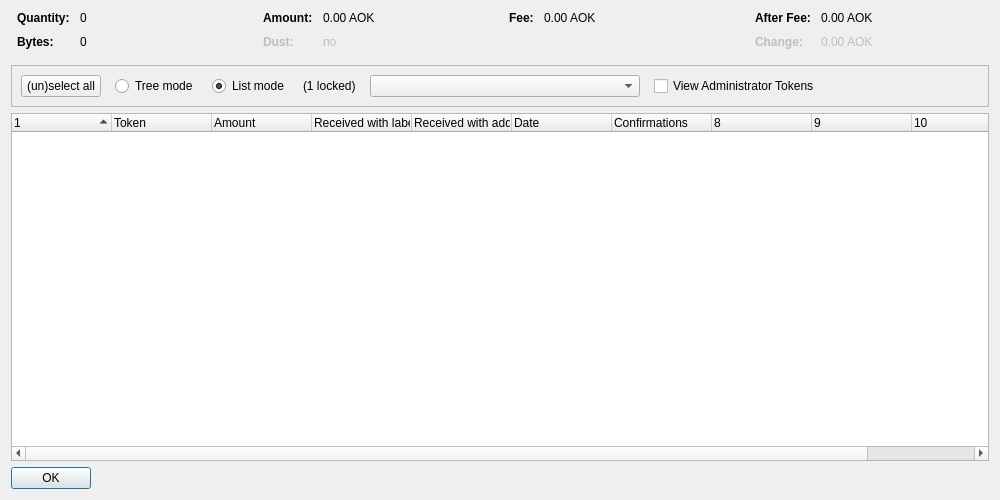
<?xml version="1.0" encoding="UTF-8"?>
<ui version="4.0">
 <class>TokenControlDialog</class>
 <widget class="QDialog" name="TokenControlDialog">
  <property name="geometry">
   <rect>
    <x>0</x>
    <y>0</y>
    <width>1000</width>
    <height>500</height>
   </rect>
  </property>
  <property name="windowTitle">
   <string>Token Selection</string>
  </property>
  <layout class="QVBoxLayout" name="verticalLayout">
   <item>
    <layout class="QHBoxLayout" name="horizontalLayoutTop" stretch="0,0,0,0">
     <property name="topMargin">
      <number>0</number>
     </property>
     <property name="bottomMargin">
      <number>10</number>
     </property>
     <item>
      <layout class="QFormLayout" name="formLayoutTokenControl1">
       <property name="horizontalSpacing">
        <number>10</number>
       </property>
       <property name="verticalSpacing">
        <number>10</number>
       </property>
       <property name="leftMargin">
        <number>6</number>
       </property>
       <property name="rightMargin">
        <number>6</number>
       </property>
       <item row="0" column="0">
        <widget class="QLabel" name="labelTokenControlQuantityText">
         <property name="font">
          <font>
           <weight>75</weight>
           <bold>true</bold>
          </font>
         </property>
         <property name="text">
          <string>Quantity:</string>
         </property>
        </widget>
       </item>
       <item row="0" column="1">
        <widget class="QLabel" name="labelTokenControlQuantity">
         <property name="cursor">
          <cursorShape>IBeamCursor</cursorShape>
         </property>
         <property name="contextMenuPolicy">
          <enum>Qt::ActionsContextMenu</enum>
         </property>
         <property name="text">
          <string notr="true">0</string>
         </property>
         <property name="textInteractionFlags">
          <set>Qt::LinksAccessibleByMouse|Qt::TextSelectableByKeyboard|Qt::TextSelectableByMouse</set>
         </property>
        </widget>
       </item>
       <item row="1" column="0">
        <widget class="QLabel" name="labelTokenControlBytesText">
         <property name="font">
          <font>
           <weight>75</weight>
           <bold>true</bold>
          </font>
         </property>
         <property name="text">
          <string>Bytes:</string>
         </property>
        </widget>
       </item>
       <item row="1" column="1">
        <widget class="QLabel" name="labelTokenControlBytes">
         <property name="cursor">
          <cursorShape>IBeamCursor</cursorShape>
         </property>
         <property name="contextMenuPolicy">
          <enum>Qt::ActionsContextMenu</enum>
         </property>
         <property name="text">
          <string notr="true">0</string>
         </property>
         <property name="textInteractionFlags">
          <set>Qt::LinksAccessibleByMouse|Qt::TextSelectableByKeyboard|Qt::TextSelectableByMouse</set>
         </property>
        </widget>
       </item>
      </layout>
     </item>
     <item>
      <layout class="QFormLayout" name="formLayoutTokenControl2">
       <property name="horizontalSpacing">
        <number>10</number>
       </property>
       <property name="verticalSpacing">
        <number>10</number>
       </property>
       <property name="leftMargin">
        <number>6</number>
       </property>
       <property name="rightMargin">
        <number>6</number>
       </property>
       <item row="0" column="0">
        <widget class="QLabel" name="labelTokenControlAmountText">
         <property name="font">
          <font>
           <weight>75</weight>
           <bold>true</bold>
          </font>
         </property>
         <property name="text">
          <string>Amount:</string>
         </property>
        </widget>
       </item>
       <item row="0" column="1">
        <widget class="QLabel" name="labelTokenControlAmount">
         <property name="cursor">
          <cursorShape>IBeamCursor</cursorShape>
         </property>
         <property name="contextMenuPolicy">
          <enum>Qt::ActionsContextMenu</enum>
         </property>
         <property name="text">
          <string notr="true">0.00 AOK</string>
         </property>
         <property name="textInteractionFlags">
          <set>Qt::LinksAccessibleByMouse|Qt::TextSelectableByKeyboard|Qt::TextSelectableByMouse</set>
         </property>
        </widget>
       </item>
       <item row="1" column="0">
        <widget class="QLabel" name="labelTokenControlLowOutputText">
         <property name="enabled">
          <bool>false</bool>
         </property>
         <property name="font">
          <font>
           <weight>75</weight>
           <bold>true</bold>
          </font>
         </property>
         <property name="text">
          <string>Dust:</string>
         </property>
        </widget>
       </item>
       <item row="1" column="1">
        <widget class="QLabel" name="labelTokenControlLowOutput">
         <property name="enabled">
          <bool>false</bool>
         </property>
         <property name="cursor">
          <cursorShape>IBeamCursor</cursorShape>
         </property>
         <property name="contextMenuPolicy">
          <enum>Qt::ActionsContextMenu</enum>
         </property>
         <property name="text">
          <string notr="true">no</string>
         </property>
         <property name="textInteractionFlags">
          <set>Qt::LinksAccessibleByMouse|Qt::TextSelectableByKeyboard|Qt::TextSelectableByMouse</set>
         </property>
        </widget>
       </item>
      </layout>
     </item>
     <item>
      <layout class="QFormLayout" name="formLayoutTokenControl3">
       <property name="horizontalSpacing">
        <number>10</number>
       </property>
       <property name="verticalSpacing">
        <number>10</number>
       </property>
       <property name="leftMargin">
        <number>6</number>
       </property>
       <property name="rightMargin">
        <number>6</number>
       </property>
       <item row="0" column="0">
        <widget class="QLabel" name="labelTokenControlFeeText">
         <property name="font">
          <font>
           <weight>75</weight>
           <bold>true</bold>
          </font>
         </property>
         <property name="text">
          <string>Fee:</string>
         </property>
        </widget>
       </item>
       <item row="0" column="1">
        <widget class="QLabel" name="labelTokenControlFee">
         <property name="cursor">
          <cursorShape>IBeamCursor</cursorShape>
         </property>
         <property name="contextMenuPolicy">
          <enum>Qt::ActionsContextMenu</enum>
         </property>
         <property name="text">
          <string notr="true">0.00 AOK</string>
         </property>
         <property name="textInteractionFlags">
          <set>Qt::LinksAccessibleByMouse|Qt::TextSelectableByKeyboard|Qt::TextSelectableByMouse</set>
         </property>
        </widget>
       </item>
      </layout>
     </item>
     <item>
      <layout class="QFormLayout" name="formLayoutTokenControl4">
       <property name="horizontalSpacing">
        <number>10</number>
       </property>
       <property name="verticalSpacing">
        <number>10</number>
       </property>
       <property name="leftMargin">
        <number>6</number>
       </property>
       <property name="rightMargin">
        <number>6</number>
       </property>
       <item row="0" column="0">
        <widget class="QLabel" name="labelTokenControlAfterFeeText">
         <property name="font">
          <font>
           <weight>75</weight>
           <bold>true</bold>
          </font>
         </property>
         <property name="text">
          <string>After Fee:</string>
         </property>
        </widget>
       </item>
       <item row="0" column="1">
        <widget class="QLabel" name="labelTokenControlAfterFee">
         <property name="cursor">
          <cursorShape>IBeamCursor</cursorShape>
         </property>
         <property name="contextMenuPolicy">
          <enum>Qt::ActionsContextMenu</enum>
         </property>
         <property name="text">
          <string notr="true">0.00 AOK</string>
         </property>
         <property name="textInteractionFlags">
          <set>Qt::LinksAccessibleByMouse|Qt::TextSelectableByKeyboard|Qt::TextSelectableByMouse</set>
         </property>
        </widget>
       </item>
       <item row="1" column="0">
        <widget class="QLabel" name="labelTokenControlChangeText">
         <property name="enabled">
          <bool>false</bool>
         </property>
         <property name="font">
          <font>
           <weight>75</weight>
           <bold>true</bold>
          </font>
         </property>
         <property name="text">
          <string>Change:</string>
         </property>
        </widget>
       </item>
       <item row="1" column="1">
        <widget class="QLabel" name="labelTokenControlChange">
         <property name="enabled">
          <bool>false</bool>
         </property>
         <property name="cursor">
          <cursorShape>IBeamCursor</cursorShape>
         </property>
         <property name="contextMenuPolicy">
          <enum>Qt::ActionsContextMenu</enum>
         </property>
         <property name="text">
          <string notr="true">0.00 AOK</string>
         </property>
         <property name="textInteractionFlags">
          <set>Qt::LinksAccessibleByMouse|Qt::TextSelectableByKeyboard|Qt::TextSelectableByMouse</set>
         </property>
        </widget>
       </item>
      </layout>
     </item>
    </layout>
   </item>
   <item>
    <widget class="QFrame" name="frame">
     <property name="minimumSize">
      <size>
       <width>0</width>
       <height>40</height>
      </size>
     </property>
     <property name="frameShape">
      <enum>QFrame::StyledPanel</enum>
     </property>
     <property name="frameShadow">
      <enum>QFrame::Sunken</enum>
     </property>
     <layout class="QHBoxLayout" name="horizontalLayout">
      <item>
       <layout class="QHBoxLayout" name="horizontalLayoutPanel" stretch="0,0,0,0,0,0,0">
        <property name="spacing">
         <number>14</number>
        </property>
        <item>
         <widget class="QPushButton" name="pushButtonSelectAll">
          <property name="sizePolicy">
           <sizepolicy hsizetype="Maximum" vsizetype="Fixed">
            <horstretch>0</horstretch>
            <verstretch>0</verstretch>
           </sizepolicy>
          </property>
          <property name="text">
           <string>(un)select all</string>
          </property>
          <property name="autoDefault">
           <bool>false</bool>
          </property>
         </widget>
        </item>
        <item>
         <widget class="QRadioButton" name="radioTreeMode">
          <property name="sizePolicy">
           <sizepolicy hsizetype="Maximum" vsizetype="Fixed">
            <horstretch>0</horstretch>
            <verstretch>0</verstretch>
           </sizepolicy>
          </property>
          <property name="text">
           <string>Tree mode</string>
          </property>
         </widget>
        </item>
        <item>
         <widget class="QRadioButton" name="radioListMode">
          <property name="sizePolicy">
           <sizepolicy hsizetype="Maximum" vsizetype="Fixed">
            <horstretch>0</horstretch>
            <verstretch>0</verstretch>
           </sizepolicy>
          </property>
          <property name="text">
           <string>List mode</string>
          </property>
          <property name="checked">
           <bool>true</bool>
          </property>
         </widget>
        </item>
        <item>
         <widget class="QLabel" name="labelLocked">
          <property name="text">
           <string notr="true">(1 locked)</string>
          </property>
         </widget>
        </item>
        <item>
         <widget class="QComboBox" name="tokenList">
          <property name="minimumContentsLength">
           <number>30</number>
          </property>
         </widget>
        </item>
        <item>
         <widget class="QCheckBox" name="viewAdministrator">
          <property name="toolTip">
           <string>View tokens that you have the ownership token for</string>
          </property>
          <property name="text">
           <string>View Administrator Tokens</string>
          </property>
         </widget>
        </item>
        <item>
         <spacer name="horizontalSpacer">
          <property name="orientation">
           <enum>Qt::Horizontal</enum>
          </property>
          <property name="sizeHint" stdset="0">
           <size>
            <width>40</width>
            <height>20</height>
           </size>
          </property>
         </spacer>
        </item>
       </layout>
      </item>
     </layout>
    </widget>
   </item>
   <item>
    <widget class="TokenControlTreeWidget" name="treeWidget">
     <property name="contextMenuPolicy">
      <enum>Qt::CustomContextMenu</enum>
     </property>
     <property name="sortingEnabled">
      <bool>false</bool>
     </property>
     <property name="columnCount">
      <number>11</number>
     </property>
     <attribute name="headerShowSortIndicator" stdset="0">
      <bool>true</bool>
     </attribute>
     <attribute name="headerStretchLastSection">
      <bool>false</bool>
     </attribute>
     <column>
      <property name="text">
       <string/>
      </property>
     </column>
     <column>
      <property name="text">
       <string>Token</string>
      </property>
     </column>
     <column>
      <property name="text">
       <string>Amount</string>
      </property>
     </column>
     <column>
      <property name="text">
       <string>Received with label</string>
      </property>
     </column>
     <column>
      <property name="text">
       <string>Received with address</string>
      </property>
     </column>
     <column>
      <property name="text">
       <string>Date</string>
      </property>
     </column>
     <column>
      <property name="text">
       <string>Confirmations</string>
      </property>
      <property name="toolTip">
       <string>Confirmed</string>
      </property>
     </column>
     <column>
      <property name="text">
       <string/>
      </property>
     </column>
     <column>
      <property name="text">
       <string/>
      </property>
     </column>
     <column>
      <property name="text">
       <string/>
      </property>
     </column>
     <column>
      <property name="text">
       <string/>
      </property>
     </column>
    </widget>
   </item>
   <item>
    <widget class="QDialogButtonBox" name="buttonBox">
     <property name="sizePolicy">
      <sizepolicy hsizetype="Maximum" vsizetype="Fixed">
       <horstretch>0</horstretch>
       <verstretch>0</verstretch>
      </sizepolicy>
     </property>
     <property name="orientation">
      <enum>Qt::Horizontal</enum>
     </property>
     <property name="standardButtons">
      <set>QDialogButtonBox::Ok</set>
     </property>
    </widget>
   </item>
  </layout>
 </widget>
 <customwidgets>
  <customwidget>
   <class>TokenControlTreeWidget</class>
   <extends>QTreeWidget</extends>
   <header location="global">tokencontroltreewidget.h</header>
  </customwidget>
 </customwidgets>
 <resources/>
 <connections/>
</ui>
